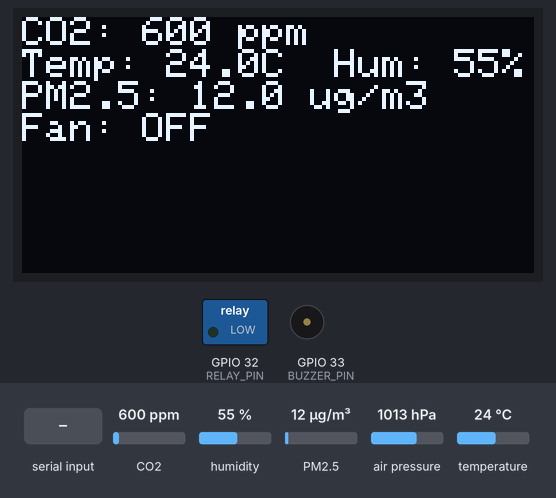
Simulated run of this sketch. Board: ESP32. On the bench: 128×64 one-colour display, switched loads named in the sketch (green lamp = pin HIGH), buzzer (waves = sounding). Inputs (shaded band) come from the test bench; at power-on: CO2 600 ppm, humidity 55 %, PM2.5 12 µg/m³, air pressure 1013 hPa, temperature 24 °C. What the sketch prints to the serial monitor is not drawn.

Above: at 5.7 s.
5.8 s: CO2 set to 958 ppm
At 10.6 s:
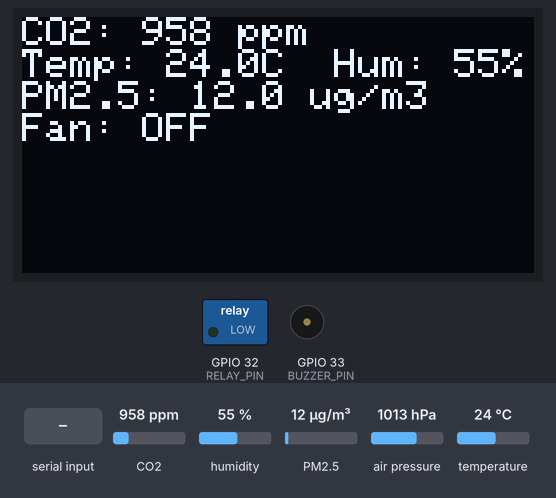
11.6 s: CO2 set to 1031 ppm
At 16.0 s:
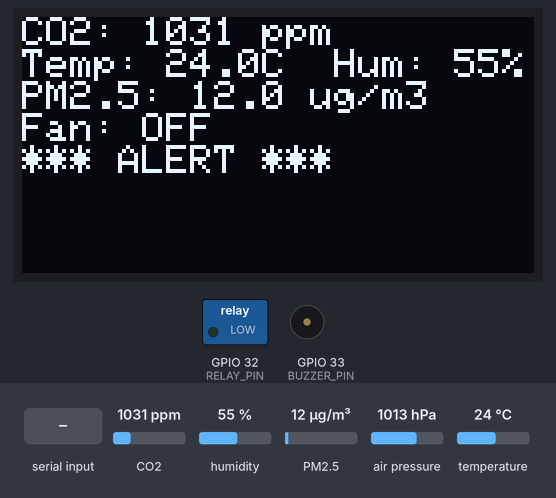
22.0 s: "FAN_ON\n" received over Serial
At 26.1 s:
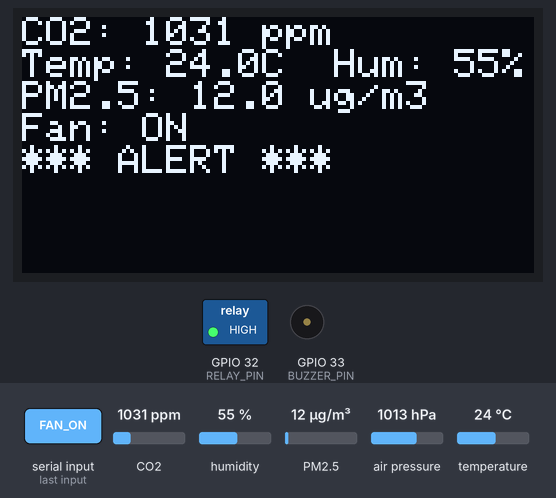
31.6 s: CO2 set to 452 ppm
At 35.7 s:
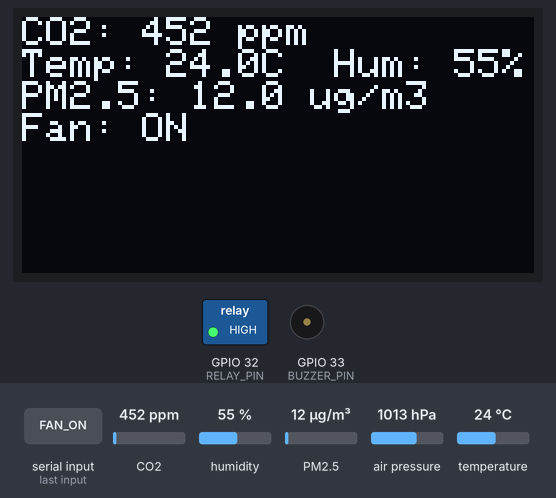
36.6 s: "FAN_OFF\n" received over Serial
At 37.2 s:
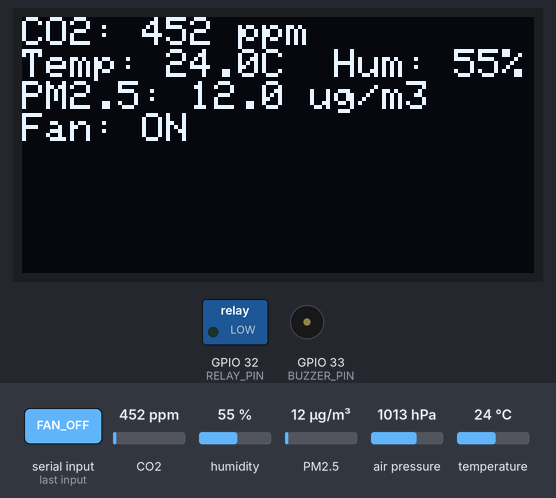
41.6 s: humidity set to 22 %
At 45.7 s:
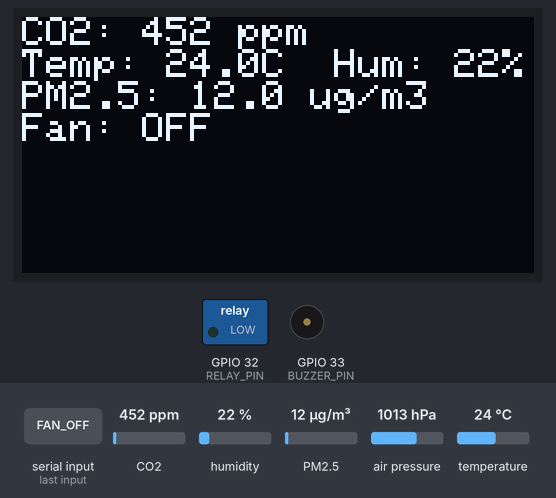
Timing chart, 0 to 47.2 s (numbered marks = the images above; inputs shaded):
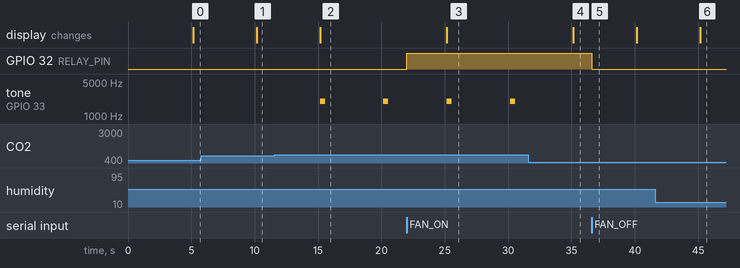

The sketch:

esp32_firmware.ino
```cpp
/*
 * Smart IAQ Monitoring System - ESP32 Firmware
 * ----------------------------------------------
 * Reads CO2 (MH-Z19B), Temperature/Humidity (DHT22), PM2.5/PM10 (PMS5003),
 * and Barometric Pressure (BMP280). Sends one JSON line per cycle over USB
 * Serial at 115200 baud, matching what data_source.py expects. Shows status
 * on an SSD1306 OLED, sounds a buzzer on threshold breach, and accepts
 * FAN_ON / FAN_OFF commands from the Python backend to drive a relay.
 *
 * Libraries required (Arduino Library Manager):
 *   DHT sensor library (Adafruit), Adafruit BMP280, Adafruit SSD1306,
 *   Adafruit GFX, MHZ19 (by strange-v), ArduinoJson, PMS (by fu-hsi)
 */

#include <Arduino.h>
#include <DHT.h>
#include <Wire.h>
#include <Adafruit_BMP280.h>
#include <Adafruit_GFX.h>
#include <Adafruit_SSD1306.h>
#include <MHZ19.h>
#include <HardwareSerial.h>
#include <ArduinoJson.h>
#include <PMS.h>

// ---------------- Pin Definitions ----------------
#define DHT_PIN      4
#define RELAY_PIN    32
#define BUZZER_PIN   33
#define DHT_TYPE     DHT22

// ---------------- Sensor Objects ----------------
DHT dht(DHT_PIN, DHT_TYPE);
Adafruit_BMP280 bmp;
Adafruit_SSD1306 display(128, 64, &Wire, -1);
MHZ19 mhz;
HardwareSerial mhzSerial(2);   // UART2: MH-Z19B  (RX=16, TX=17)
HardwareSerial pmsSerial(1);   // UART1: PMS5003  (RX=25, TX=26)
PMS pms(pmsSerial);
PMS::DATA pmsData;

// ---------------- Thresholds (mirrors alerts.py defaults) ----------------
const float CO2_WARN   = 1000.0;
const float PM25_WARN  = 25.0;

unsigned long lastReadTime = 0;
const unsigned long READ_INTERVAL_MS = 5000;

void setup() {
  Serial.begin(115200);                       // USB serial to PC
  mhzSerial.begin(9600, SERIAL_8N1, 16, 17);   // MH-Z19B
  pmsSerial.begin(9600, SERIAL_8N1, 25, 26);   // PMS5003

  dht.begin();
  bmp.begin(0x76);
  mhz.begin(mhzSerial);
  mhz.autoCalibration(true);

  if (!display.begin(SSD1306_SWITCHCAPVCC, 0x3C)) {
    Serial.println("{\"error\":\"OLED init failed\"}");
  }
  display.clearDisplay();
  display.setTextColor(SSD1306_WHITE);

  pinMode(RELAY_PIN, OUTPUT);
  pinMode(BUZZER_PIN, OUTPUT);
  digitalWrite(RELAY_PIN, LOW);
  digitalWrite(BUZZER_PIN, LOW);

  // Warm-up notice (MH-Z19B needs ~3 minutes for stable readings)
  display.setCursor(0, 0);
  display.println("IAQ Monitor");
  display.println("Warming up sensors...");
  display.display();
}

void handleIncomingCommands() {
  // Python backend sends "FAN_ON\n" / "FAN_OFF\n" to drive the relay
  if (Serial.available()) {
    String cmd = Serial.readStringUntil('\n');
    cmd.trim();
    if (cmd == "FAN_ON") {
      digitalWrite(RELAY_PIN, HIGH);
    } else if (cmd == "FAN_OFF") {
      digitalWrite(RELAY_PIN, LOW);
    }
  }
}

void updateDisplay(float co2, float temp, float hum, float pm25, bool alert) {
  display.clearDisplay();
  display.setCursor(0, 0);
  display.setTextSize(1);
  display.printf("CO2: %.0f ppm\n", co2);
  display.printf("Temp: %.1fC  Hum: %.0f%%\n", temp, hum);
  display.printf("PM2.5: %.1f ug/m3\n", pm25);
  display.printf("Fan: %s\n", digitalRead(RELAY_PIN) ? "ON" : "OFF");
  if (alert) {
    display.println("*** ALERT ***");
  }
  display.display();
}

void loop() {
  handleIncomingCommands();

  if (millis() - lastReadTime < READ_INTERVAL_MS) {
    return;
  }
  lastReadTime = millis();

  float temp = dht.readTemperature();
  float hum  = dht.readHumidity();
  int   co2  = mhz.getCO2();
  float pressure = bmp.readPressure() / 100.0F; // Pa -> hPa

  float pm25 = 0, pm10 = 0;
  if (pms.readUntil(pmsData, 1000)) {
    pm25 = pmsData.PM_AE_UG_2_5;
    pm10 = pmsData.PM_AE_UG_10_0;
  }

  // Guard against NaN from a failed DHT read so JSON stays valid
  if (isnan(temp)) temp = 0;
  if (isnan(hum))  hum  = 0;

  bool alert = (co2 > CO2_WARN) || (pm25 > PM25_WARN);

  StaticJsonDocument<256> doc;
  doc["co2_ppm"]     = co2;
  doc["temperature"] = temp;
  doc["humidity"]    = hum;
  doc["pm25"]        = pm25;
  doc["pm10"]        = pm10;
  doc["pressure"]    = pressure;

  serializeJson(doc, Serial);
  Serial.println();

  updateDisplay(co2, temp, hum, pm25, alert);

  if (alert) {
    tone(BUZZER_PIN, 2000, 400);
  }
}
```

Measured:
- the behaviour switches between 1000 and 1001 ppm on CO2 (found by bisection; images 1 and 2)
- after the input at 5.8 s, the display: changes after 4.4 s (image 1)
- after the input at 11.6 s, tone on GPIO 33 (BUZZER_PIN): alternates 2000 Hz for 0.40 s and silent for 4.6 s, starting after 3.6 s; the display: first differs from a run without the input after 3.6 s (image 2)
- after the input at 22.0 s, GPIO 32 (RELAY_PIN): LOW → HIGH at once; the display: first differs from a run without the input after 3.2 s (image 3)
- after the input at 31.6 s, tone on GPIO 33 (BUZZER_PIN): stays silent (without the input it goes to 2000 Hz after 3.6 s); the display: changes after 3.6 s (image 4)
- after the input at 36.6 s, GPIO 32 (RELAY_PIN): HIGH → LOW at once
- after the input at 41.6 s, the display: changes after 3.6 s (image 6)
